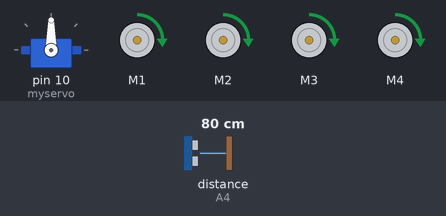
The sketch below on a simulated Arduino Uno, built with avr-gcc and run on an emulated ATmega328P. Shown: servo, 4 × DC motor (green arrow = forward, orange = backward, longer = faster). The test bench sets the inputs (shaded band); at power-on: distance to the obstacle (sensor on A4) 80 cm. The echo pulse lasts 58.3 µs per cm.

Above: at 2.2 s.
2.3 s: distance to the obstacle (sensor on A4) set to 31 cm
5.8 s: distance to the obstacle (sensor on A4) set to 26 cm
At 9.5 s:
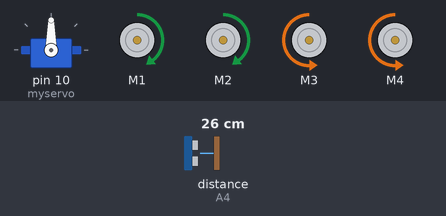
9.7 s: distance to the obstacle (sensor on A4) set to 35 cm
At 11.5 s:
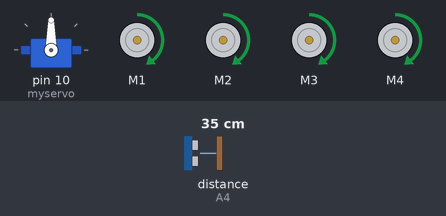
13.6 s: distance to the obstacle (sensor on A4) set to 2 cm
At 16.5 s:
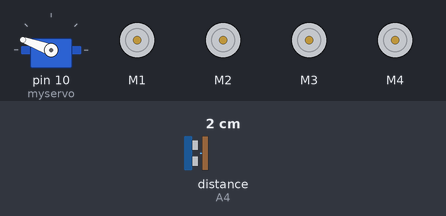
17.5 s: distance to the obstacle (sensor on A4) set to 60 cm
At 19.3 s:
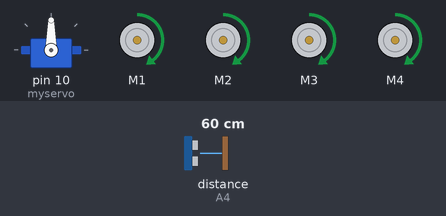
21.4 s: distance to the obstacle (sensor on A4) set to 4 cm
At 23.1 s:
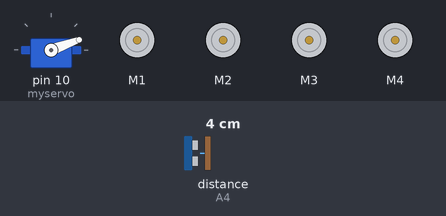
Timing chart, 0 to 26.2 s (numbered marks = the images above; inputs shaded):
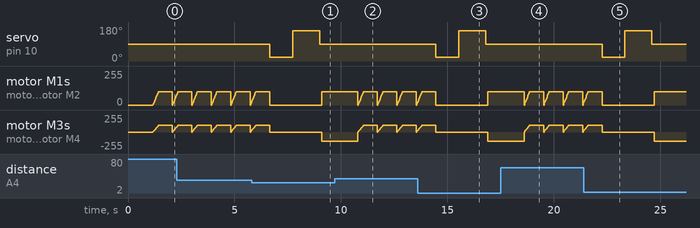

Measured:
- the behaviour switches between 30 and 29 cm on distance to the obstacle (sensor on A4) (found by bisection; images 0 and 1)
- after the input at 5.8 s, servo on pin 10 (myservo): 90° → 20° after 0.85 s, → 160° 1.1 s later, → 90° 1.3 s later
- after the input at 9.7 s, servo on pin 10 (myservo): stays 90° (without the input it goes to 20° after 2.0 s)
- after the input at 13.6 s, servo on pin 10 (myservo): 90° → 20° after 0.86 s, → 160° 1.1 s later, → 90° 1.3 s later
- after the input at 17.5 s, servo on pin 10 (myservo): stays 90° (without the input it goes to 20° after 2.0 s)
- after the input at 21.4 s, servo on pin 10 (myservo): 90° → 20° after 0.86 s, → 160° 1.1 s later, → 90° 1.3 s later
- by itself, motor M3, motor M4: rises from forward 16/255 to forward 98/255 in 0.19 s, then falls to backward 140/255 in 3.1 s

The sketch:

robot_2.ino
```cpp
#include <AFMotor.h>      //add Adafruit Motor Shield library
#include <Servo.h>        //add Servo Motor library
#include <NewPing.h>      //add Ultrasonic sensor library

#define TRIG_PIN A5 // Pin A0 on the Motor Drive Shield soldered to the ultrasonic sensor
#define ECHO_PIN A4 // Pin A1 on the Motor Drive Shield soldered to the ultrasonic sensor
#define MAX_DISTANCE 300 // sets maximum useable sensor measuring distance to 300cm
#define MAX_SPEED 100 // sets speed of DC traction motors to 150/250 or about 70% of full speed - to get power drain down.
#define MAX_SPEED_OFFSET 40 // this sets offset to allow for differences between the two DC traction motors
#define COLL_DIST 30 // sets distance at which robot stops and reverses to 30cm
#define TURN_DIST COLL_DIST+20 // sets distance at which robot veers away from object
NewPing sonar(TRIG_PIN, ECHO_PIN, MAX_DISTANCE); // sets up sensor library to use the correct pins to measure distance.

AF_DCMotor leftMotor1(1, MOTOR12_1KHZ); // create motor #1 using M1 output on Motor Drive Shield, set to 1kHz PWM frequency
AF_DCMotor leftMotor2(2, MOTOR12_1KHZ); // create motor #2, using M2 output, set to 1kHz PWM frequency
AF_DCMotor rightMotor1(3, MOTOR34_1KHZ);// create motor #3, using M3 output, set to 1kHz PWM frequency
AF_DCMotor rightMotor2(4, MOTOR34_1KHZ);// create motor #4, using M4 output, set to 1kHz PWM frequency
Servo myservo;  // create servo object to control a servo

int leftDistance, rightDistance; //distances on either side
int curDist = 0;
String motorSet = "";
int speedSet = 0;

//-------------------------------------------- SETUP LOOP ----------------------------------------------------------------------------
void setup() {
  myservo.attach(10);  // attaches the servo on pin 10 (SERVO_1 on the Motor Drive Shield to the servo object
  myservo.write(90); // tells the servo to position at 90-degrees ie. facing forward.
  delay(1000); // delay for one seconds
 }
//------------------------------------------------------------------------------------------------------------------------------------

//---------------------------------------------MAIN LOOP ------------------------------------------------------------------------------
void loop() {
  myservo.write(90);  // move eyes forward
  delay(90);
  curDist = readPing();   // read distance
  if (curDist < COLL_DIST) {changePath();}  // if forward is blocked change direction
  moveForward();  // move forward
  delay(500);
 }
//-------------------------------------------------------------------------------------------------------------------------------------

void changePath() {
  moveStop();   // stop forward movement
  myservo.write(20);  // check distance to the right
    delay(500);
    rightDistance = readPing(); //set right distance
    delay(500);
    myservo.write(160);  // check distace to the left
    delay(700);
    leftDistance = readPing(); //set left distance
    delay(500);
    myservo.write(90); //return to center
    delay(100);
    compareDistance();
  }


void compareDistance()   // find the longest distance
{
  if (leftDistance>rightDistance) //if left is less obstructed
  {
    turnLeft();
  }
  else if (rightDistance>leftDistance) //if right is less obstructed
  {
    turnRight();
  }
   else //if they are equally obstructed
  {
    turnAround();
  }
}


//-------------------------------------------------------------------------------------------------------------------------------------

int readPing() { // read the ultrasonic sensor distance
  delay(70);
  unsigned int uS = sonar.ping();
  int cm = uS/US_ROUNDTRIP_CM;
  return cm;
}
//-------------------------------------------------------------------------------------------------------------------------------------
void moveStop() {leftMotor1.run(RELEASE); leftMotor2.run(RELEASE); rightMotor1.run(RELEASE); rightMotor2.run(RELEASE);}  // stop the motors.
//-------------------------------------------------------------------------------------------------------------------------------------
void moveForward() {
    motorSet = "FORWARD";
    leftMotor1.run(FORWARD);      // turn it on going forward
    leftMotor2.run(FORWARD);      // turn it on going forward
    rightMotor1.run(FORWARD);     // turn it on going forward
    rightMotor2.run(FORWARD);     // turn it on going forward
  for (speedSet = 0; speedSet < MAX_SPEED; speedSet +=2) // slowly bring the speed up to avoid loading down the batteries too quickly
  {
    leftMotor1.setSpeed(speedSet);
    leftMotor2.setSpeed(speedSet);
    rightMotor1.setSpeed(speedSet);
    rightMotor2.setSpeed(speedSet);
    delay(5);
  }
}
//-------------------------------------------------------------------------------------------------------------------------------------
void moveBackward() {
    motorSet = "BACKWARD";
    leftMotor1.run(BACKWARD);     // turn it on going backward
    leftMotor2.run(BACKWARD);     // turn it on going backward
    rightMotor1.run(BACKWARD);    // turn it on going backward
    rightMotor2.run(BACKWARD);    // turn it on going backward
  for (speedSet = 0; speedSet < MAX_SPEED; speedSet +=2) // slowly bring the speed up to avoid loading down the batteries too quickly
  {
    leftMotor1.setSpeed(speedSet);
    leftMotor2.setSpeed(speedSet);
    rightMotor1.setSpeed(speedSet);
    rightMotor2.setSpeed(speedSet);
    delay(5);
  }
}
//-------------------------------------------------------------------------------------------------------------------------------------
void turnRight() {
  motorSet = "RIGHT";
  leftMotor1.run(FORWARD);      // turn motor 1 forward
  leftMotor2.run(FORWARD);      // turn motor 2 forward
  rightMotor1.run(BACKWARD);    // turn motor 3 backward
  rightMotor2.run(BACKWARD);    // turn motor 4 backward
  rightMotor1.setSpeed(speedSet+MAX_SPEED_OFFSET);
  rightMotor2.setSpeed(speedSet+MAX_SPEED_OFFSET);
  delay(980); // run motors this way for 900
  motorSet = "FORWARD";
  leftMotor1.run(FORWARD);      // set both motors back to forward
  leftMotor2.run(FORWARD);
  rightMotor1.run(FORWARD);
  rightMotor2.run(FORWARD);
}
//-------------------------------------------------------------------------------------------------------------------------------------
void turnLeft() {
  motorSet = "LEFT";
  leftMotor1.run(BACKWARD);      // turn motor 1 backward
  leftMotor2.run(BACKWARD);      // turn motor 2 backward
  leftMotor1.setSpeed(speedSet+MAX_SPEED_OFFSET);
  leftMotor2.setSpeed(speedSet+MAX_SPEED_OFFSET);
  rightMotor1.run(FORWARD);     // turn motor 3 forward
  rightMotor2.run(FORWARD);     // turn motor 4 forward
  delay(980); // run motors this way for 900
  motorSet = "FORWARD";
  leftMotor1.run(FORWARD);      // turn it on going forward
  leftMotor2.run(FORWARD);      // turn it on going forward
  rightMotor1.run(FORWARD);     // turn it on going forward
  rightMotor2.run(FORWARD);     // turn it on going forward
}
//-------------------------------------------------------------------------------------------------------------------------------------
void turnAround() {
  motorSet = "RIGHT";
  leftMotor1.run(FORWARD);      // turn motor 1 forward
  leftMotor2.run(FORWARD);      // turn motor 2 forward
  rightMotor1.run(BACKWARD);    // turn motor 3 backward
  rightMotor2.run(BACKWARD);    // turn motor 4 backward
  rightMotor1.setSpeed(speedSet+MAX_SPEED_OFFSET);
  rightMotor2.setSpeed(speedSet+MAX_SPEED_OFFSET);
  delay(1700); // run motors this way for 1700
  motorSet = "FORWARD";
  leftMotor1.run(FORWARD);      // set both motors back to forward
  leftMotor2.run(FORWARD);
  rightMotor1.run(FORWARD);
  rightMotor2.run(FORWARD);
}
```
